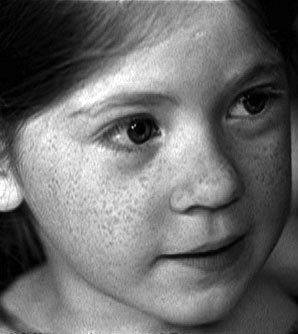
//> input picture exp1/img8.jpg, 298 x 334 px
$ ./main   (built with g++ and OpenCV 4)
//> lines starting //> are read from the running program, lines starting //| are printed output that depends on the picture; after the words box and inside, x2 and y2 are one past the last pixel; in counts of white or black regions, pixels touching at a corner belong together
#include <iostream>
#include <opencv2/opencv.hpp>
#include <opencv2/highgui.hpp>
#include <opencv2/imgproc.hpp>

using namespace std;
using namespace cv;
void printMat(Mat m){
    for(int r = 0; r < m.rows; r++){
        for(int c = 0; c < m.cols; c++){
            cout << (int)m.at<uchar>(r, c) << ",";
        }
        cout << endl;
    }
};

int main(int argc, const char * argv[]) {
    // insert code here...
    // argv[0] 存放的是完整程序 argv[1]存放命令行参数

    Mat I = imread("/Users/dddwj/ownCloud/mac/备份/学习/1笔记/201902学期/计算机图像处理/LearnOpenCV/exp1/img8.jpg", CV_LOAD_IMAGE_GRAYSCALE); // 按灰度图来读取，I.channels() = 1
//> I is the input picture: 334 rows x 298 cols, CV_8UC1; min 0, max 255, mean 108.8
    if(!I.data){
        cout << "Can't open image!" << endl;
        return -1;
    }
    imshow("raw", I);

    Mat area = I.rowRange(Range(50,100)).colRange(Range(50,100));       //  或使用 Mat mr = I.row(1);
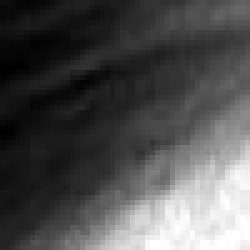
//> area: 50 rows x 50 cols, CV_8UC1 (shown 5 times larger); min 0, max 255, mean 79.4
    for(int r = 0; r < area.rows; r++){       // area直接指向I的地址，修改area就等于修改了I.
        for(int c = 0; c < area.cols; c++){
            area.at<uchar>(r, c) = 0;        // 读灰度图必须用uchar类型
        }
    }
//> area: 50 rows x 50 cols, CV_8UC1; every value is 0
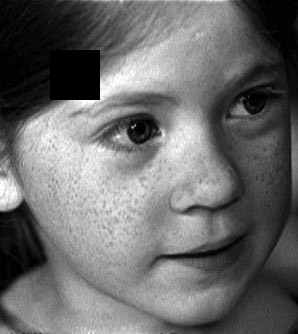
//> I: 334 rows x 298 cols, CV_8UC1; 2.51% of pixels changed, all inside (x1, y1, x2, y2) = (50, 50, 100, 100)

    imshow("modified area", I);
    waitKey(0);
    return 0;

// [32 lines of commented-out code are left out]
}
